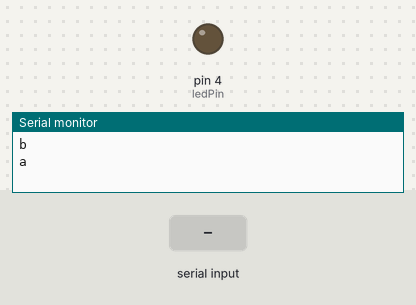
The sketch below on a simulated Arduino Uno, built with avr-gcc and run on an emulated ATmega328P. Parts: output pins drawn as LEDs (lit = HIGH), the last lines printed to the serial monitor. The test bench sets the inputs (shaded band).

Above: at 1.2 s.
1.3 s: "c" received over Serial
At 2.4 s:
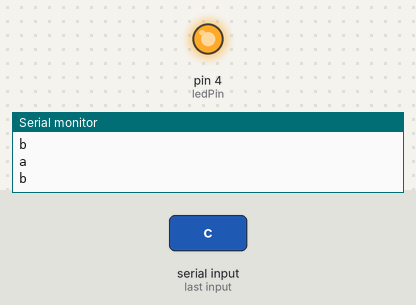
2.8 s: "d" received over Serial
At 3.7 s:
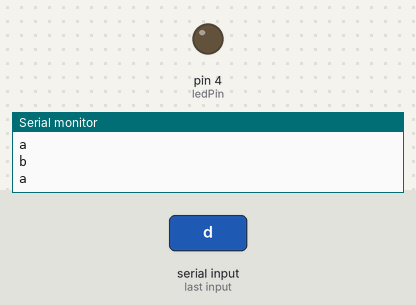
Timing chart, 0 to 5.8 s (numbered marks = the images above; inputs shaded):
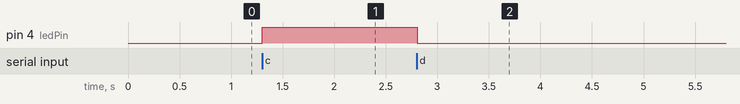

The sketch:

SerialReadWriteChars.ino
```cpp
const int ledPin = 4;  // the pin that the LED is attached to
char letter;

int charsSent = 0;
int sendTimer = 0;
int sendTime = 100;

void setup() {
  // initialize the serial communication:
  Serial.begin(9600);
  // initialize the ledPin as an output:
  pinMode(ledPin, OUTPUT);
}

void loop() {
  //Reading data from USB serial:
  while(Serial.available()) {
    // read the most recent char or byte (which will be from 0 to 255):
    letter = Serial.read();

    // turn LED on or off based on message received, 'A' for on, 'B' for off:
    if(letter == 'c') {
      digitalWrite(ledPin, HIGH);
    }
    else if(letter == 'd') {
      digitalWrite(ledPin, LOW);
    }
  }

  //Sending data from USB serial:
  if(sendTimer > 0) {
    sendTimer -= 1;
  } else {
    sendTimer = sendTime;

    //Switch between sending chars 'a' or 'b':
    charsSent += 1;
    if(charsSent % 2 == 0) {
      Serial.println('a');
    } else {
      Serial.println('b');
    }
  }

  //Quick delay:
  delay(10);
}
```

Measured:
- after the input at 1.3 s, pin 4 (ledPin): LOW → HIGH at once
- after the input at 2.8 s, pin 4 (ledPin): HIGH → LOW at once
